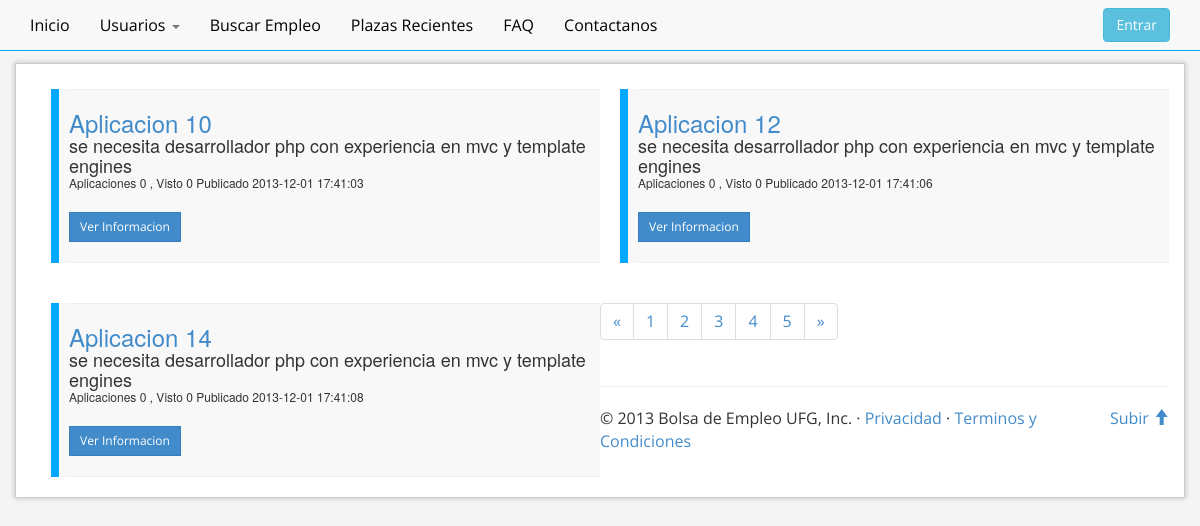
Page /Plazas.php on the committed database.
### tables this page shows
CREATE TABLE `ofertas` (
  `cod_oferta` int(20) NOT NULL AUTO_INCREMENT,
  `cod_em` int(20) DEFAULT NULL,
  `titulo_of` varchar(120) DEFAULT NULL,
  `descripcion_of` varchar(250) DEFAULT NULL,
  `area_of` int(11) DEFAULT NULL,
  `cargo_of` varchar(20) DEFAULT NULL,
  `vacantes_of` int(11) DEFAULT NULL,
  `contratacion_of` varchar(20) DEFAULT NULL,
  `anoexp_ofetas` int(11) DEFAULT NULL,
  `edad` int(10) DEFAULT NULL,
  `genero_of` varchar(20) DEFAULT NULL,
  `vehiculo_ofetas` varchar(20) DEFAULT NULL,
  `salariomax_of` decimal(30,0) DEFAULT NULL,
  `salariomin_of` decimal(30,0) DEFAULT NULL,
  `departamento_of` varchar(20) DEFAULT NULL,
  `experiencia` varchar(20) DEFAULT NULL,
  `tituloen_of` varchar(20) DEFAULT NULL,
  `nivel_of` varchar(20) DEFAULT NULL,
  `disponible_of` int(1) DEFAULT '0',
  `aprovacion_of` int(1) DEFAULT '0',
  `fecha_of` datetime DEFAULT NULL,
  `fechaFin_of` datetime DEFAULT NULL,
  PRIMARY KEY (`cod_oferta`) USING BTREE,
  UNIQUE KEY `cod_oferta_UNIQUE` (`cod_oferta`)
);

### Plazas.php (the view, shortened to what this page needs)
<!DOCTYPE html>
<html lang="es">
    <head>
        <link rel="stylesheet" href="assets/css/bootstrap.css">
        <link rel="stylesheet" href="assets/css/normalize.css">
        <link rel="stylesheet" href="assets/css/jqueryUI.css">
        <link rel="stylesheet" href="assets/css/oferta.css">
        <link rel="stylesheet" href="validacionStyle.css">
    </head>
    <body>
        <div id="header" class="navbar navbar-default navbar-static-top">
            <?php include_once 'layout/header.php'; ?>
        </div>
        <div id="contenedor" class="container">
            <?php
            $result = mysql_query("SELECT * FROM `ofertas` where disponible_of=1 and aprovacion_of=1 limit 0,10") or trigger_error(mysql_error());
            while ($row = mysql_fetch_array($result)) {
                foreach ($row AS $key => $value) {
                    $row[$key] = stripslashes($value);
                }
                ?>
                <div class="oferta">
                    <div class="sub">
                        <hr class="featurette-divider">
                        <h3><a href="#"><?php echo nl2br($row['titulo_of']) ?></a></h3>
                        <h4><?php echo nl2br($row['descripcion_of']) ?></h4>
                        <h6>Aplicaciones 0 , Visto 0 <?php echo "Publicado " . nl2br($row['fecha_of']) ?> </h6><br>
                        <a href="#" class="btn btn-primary btn-sm">Ver Informacion</a>
                        <hr class="featurette-divider">
                    </div>
                </div>
                <?php
            }
            ?>
            <ul class="pagination">
                <li><a href="#">«</a></li>
                <li><a href="#">1</a></li>
                <li><a href="#">2</a></li>
                <li><a href="#">3</a></li>
                <li><a href="#">4</a></li>
                <li><a href="#">5</a></li>
                <li><a href="#">»</a></li>
            </ul>
            <hr class="featurette-divider">
            <footer>
                <p class="pull-right"><a href="#">Subir <span class="glyphicon glyphicon-arrow-up"></span></a></p>
                <p>&copy; 2013 Bolsa de Empleo UFG, Inc. &middot; <a href="#">Privacidad</a> &middot; <a href="#">Terminos y Condiciones</a></p>
            </footer>
        </div>
    </body>
</html>

### assets/css/oferta.css (style rules this page uses)
.oferta { float: left; overflow: hidden; width: 50%; }
.sub { background-color: #f8f8f8; border-left: solid 8px #05a8ff; padding-left: 10px; margin-left: 20px; }
.sub h1,h2,h3,h4,h5,h6 { margin: 0px; }

### validacionStyle.css (style rules this page uses)
body { background-color:#f5f5f5; }
.container { margin-top: 1%; }
#contenedor { display: center; }

### rows in the picture
ofertas: titulo_of "Aplicacion 10", descripcion_of "se necesita desarrollador php con experiencia en mvc y template engines", fecha_of "2013-12-01 17:41:03"
ofertas: titulo_of "Aplicacion 12", descripcion_of "se necesita desarrollador php con experiencia en mvc y template engines", fecha_of "2013-12-01 17:41:06"
ofertas: titulo_of "Aplicacion 14", descripcion_of "se necesita desarrollador php con experiencia en mvc y template engines", fecha_of "2013-12-01 17:41:08"
